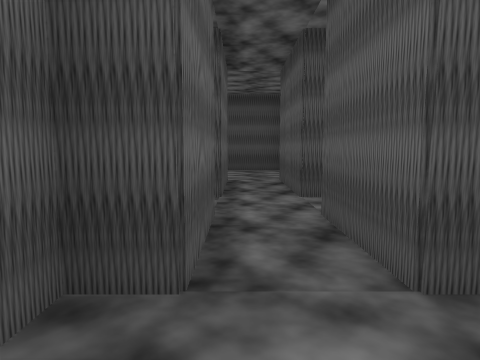
[1] (above)

12 first-person views from a walk through a 3-D level made in the Godot game engine. The camera is 1.2 m above the floor, tilts 6° down and sees 75° across. The floor is counted in squares, 2 m on a side. Each view is taken from the middle of a square. On the plan, view 1 faces up. The plan holds only what a view shows up to about 9 squares ahead; the rest is blank.

[2]
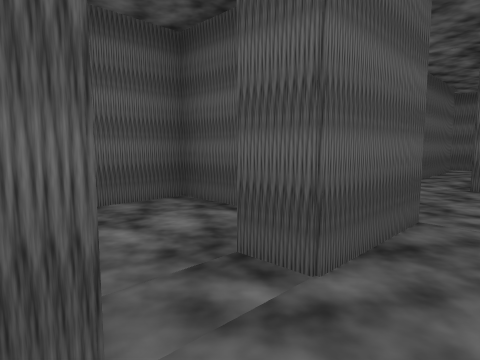

[3]
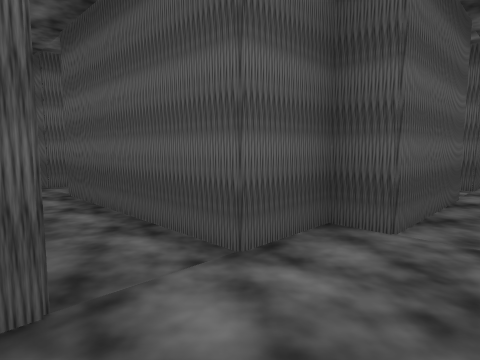

[4]
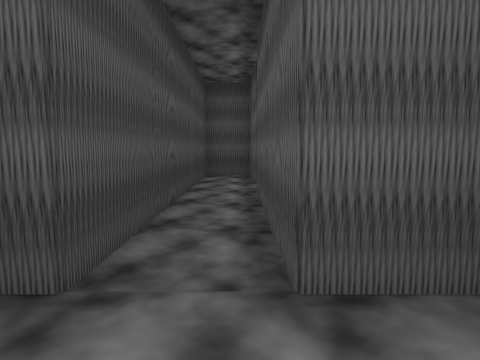

[5]
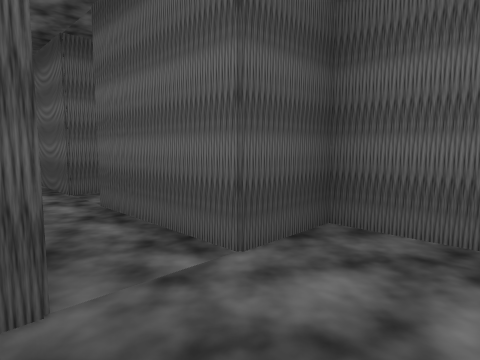

[6]
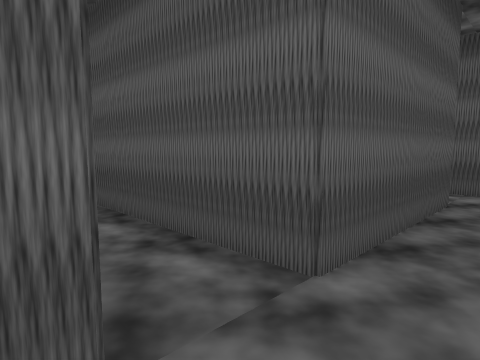

[7]
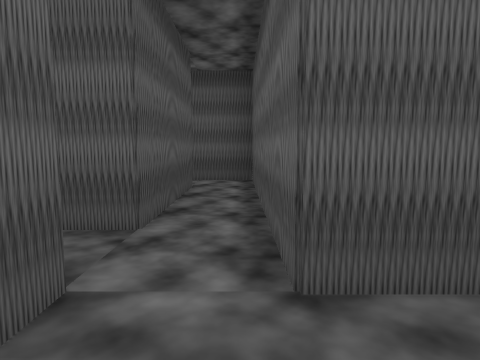

[8]
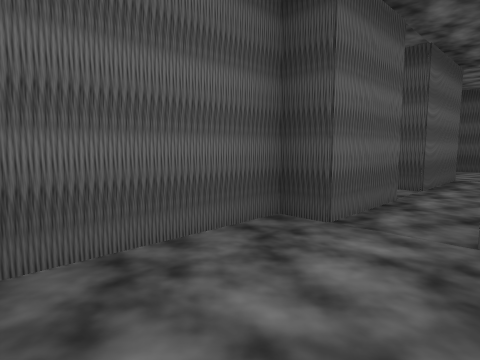

[9]
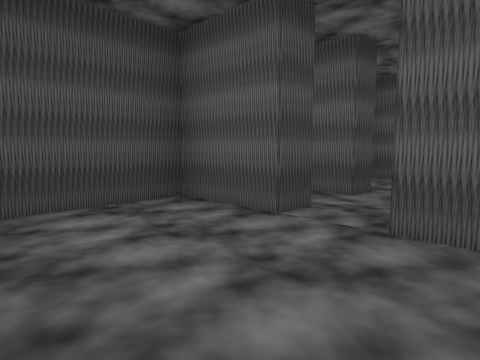

[10]
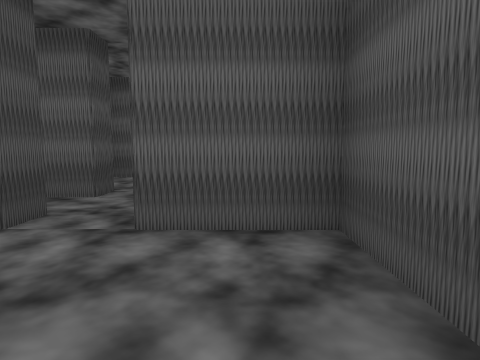

[11]
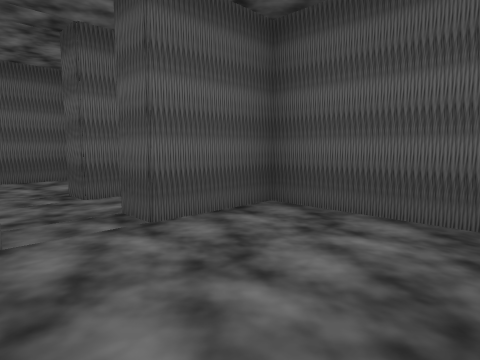

[12]
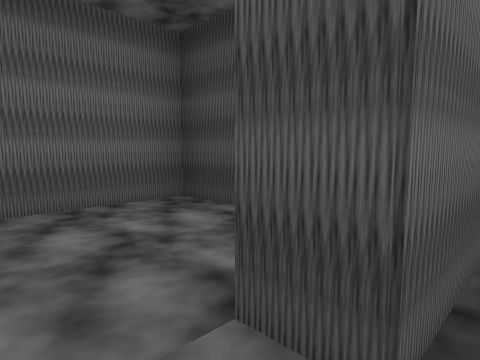

### Floor plan
Ten units are one square. View 1 is at (0, 0); x grows to the right and y downward. Boxes are objects, and circles mark ways between rooms. Rooms are numbered by the first view taken in them; rooms with no view inside come last. Other rooms are left out.
<svg viewBox="-37 -87 109 141">
<path fill="none" stroke="#000" d="M17 14 17 9M0 12 8 12 8 45M7 -11 7 -28 12 -28M-7 -12 -7 9M17 49 17 22 44 22M-8 -28 -2 -28 -2 -12 -8 -12M14 -37 7 -37M-2 -37 -8 -37M11 -82 -7 -82M-12 -68 -12 -58 -2 -58 -2 -37M7 -37 7 -58 12 -58 12 -68 43 -68M52 -64 52 -68 64 -68M67 -68 67 -77 11 -77M-8 -37 -8 -52 -32 -52 -32 -34M-28 -13 -8 -13M-8 -12 -8 -28"/>
<circle cx="0" cy="-45" r="3" fill="#2a7"/>
<circle cx="-10" cy="-30" r="3" fill="#2a7"/>
<text x="10" y="10">1</text>
<text x="10" y="-70">2</text>
<text x="-20" y="-30">3</text>
</svg>
Room 1 opens to room 2. Room 1 opens to room 3.

Where each view was taken, in squares from view 1:
view 1: 0 up, 0 right, facing up
view 2: 4 up, 0 right, facing down-right
view 3: 8 up, 0 right, facing down-right
view 4: 7 up, 0 right, facing right
view 5: 7 up, 1 right, facing down-left
view 6: 1 down, 1 right, facing down-right
view 7: 0 up, 1 right, facing down
view 8: 1 down, 1 right, facing up-left
view 9: 2 up, 3 left, facing up-right
view 10: 2 up, 3 left, facing right
view 11: 4 up, 3 left, facing down-right
view 12: 3 up, 0 right, facing up-left
